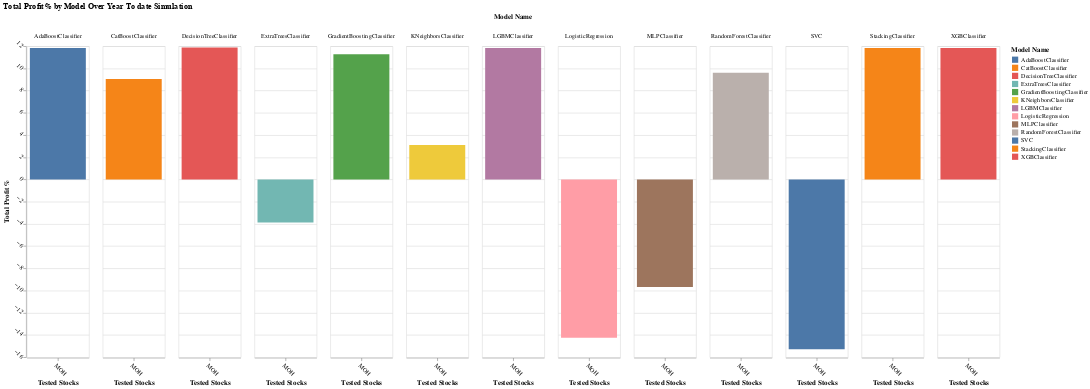

The notebook cell saved with this chart:
### Code cell
MOH_chart, MOH_portfolio = train_and_evaluate_models('MOH',portfolio=pd.DataFrame())

### Figure 1 — Vega-Lite specification as saved in the notebook (floating-point values rounded to 4 significant figures)
{"config": {"view": {"continuousWidth": 300, "continuousHeight": 300}, "axis": {"labelAngle": 45}}, "data": {"name": "data-b9a68824196fe8713479b46b673ebd40"}, "mark": {"type": "bar"}, "center": true, "encoding": {"color": {"field": "Model Name", "type": "nominal"}, "column": {"field": "Model Name", "type": "ordinal"}, "x": {"field": "Stock Name", "title": "Tested Stocks", "type": "ordinal"}, "y": {"field": "Total Profit %", "title": "Total Profit %", "type": "quantitative"}}, "height": 500, "title": "Total Profit % by Model Over Year To date Simulation", "width": 100, "$schema": "https://vega.github.io/schema/vega-lite/v5.20.1.json", "datasets": {"data-b9a68824196fe8713479b46b673ebd40": [{"Stock Name": "MOH", "Portfolio Value": 8575.0, "Shares Held": 12.46, "Model Name": "LogisticRegression", "Total Profit %": -14.25}, {"Stock Name": "MOH", "Portfolio Value": 11190.0, "Shares Held": 18.49, "Model Name": "DecisionTreeClassifier", "Total Profit %": 11.88}, {"Stock Name": "MOH", "Portfolio Value": 10960.0, "Shares Held": 11.66, "Model Name": "RandomForestClassifier", "Total Profit %": 9.6}, {"Stock Name": "MOH", "Portfolio Value": 11130.0, "Shares Held": 18.31, "Model Name": "GradientBoostingClassifier", "Total Profit %": 11.27}, {"Stock Name": "MOH", "Portfolio Value": 8471.0, "Shares Held": 11.14, "Model Name": "SVC", "Total Profit %": -15.29}, {"Stock Name": "MOH", "Portfolio Value": 10310.0, "Shares Held": 16.55, "Model Name": "KNeighborsClassifier", "Total Profit %": 3.108}, {"Stock Name": "MOH", "Portfolio Value": 9033.0, "Shares Held": 13.81, "Model Name": "MLPClassifier", "Total Profit %": -9.674}, {"Stock Name": "MOH", "Portfolio Value": 11180.0, "Shares Held": 18.47, "Model Name": "XGBClassifier", "Total Profit %": 11.83}, {"Stock Name": "MOH", "Portfolio Value": 10900.0, "Shares Held": 10.48, "Model Name": "CatBoostClassifier", "Total Profit %": 9.043}, {"Stock Name": "MOH", "Portfolio Value": 11180.0, "Shares Held": 18.47, "Model Name": "LGBMClassifier", "Total Profit %": 11.83}, {"Stock Name": "MOH", "Portfolio Value": 9612.0, "Shares Held": 14.5, "Model Name": "ExtraTreesClassifier", "Total Profit %": -3.883}, {"Stock Name": "MOH", "Portfolio Value": 11180.0, "Shares Held": 18.47, "Model Name": "AdaBoostClassifier", "Total Profit %": 11.83}, {"Stock Name": "MOH", "Portfolio Value": 11180.0, "Shares Held": 18.47, "Model Name": "StackingClassifier", "Total Profit %": 11.83}]}}
